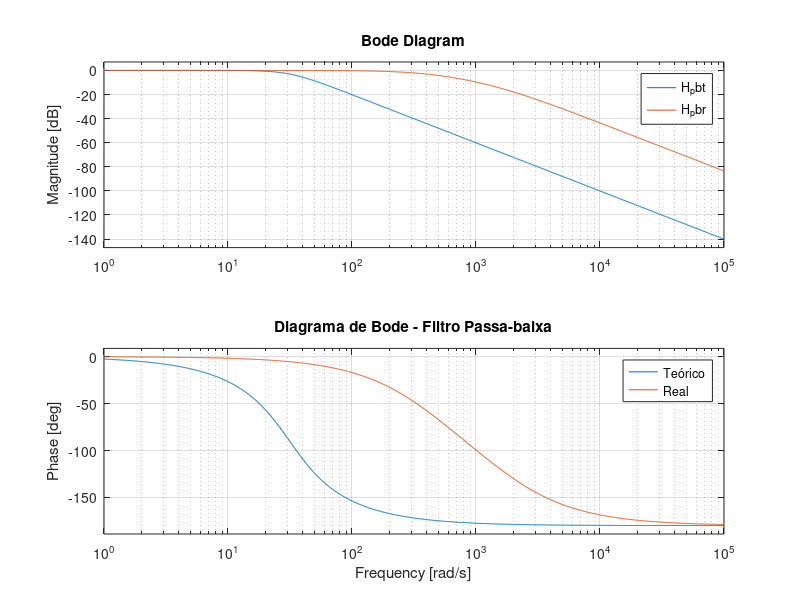
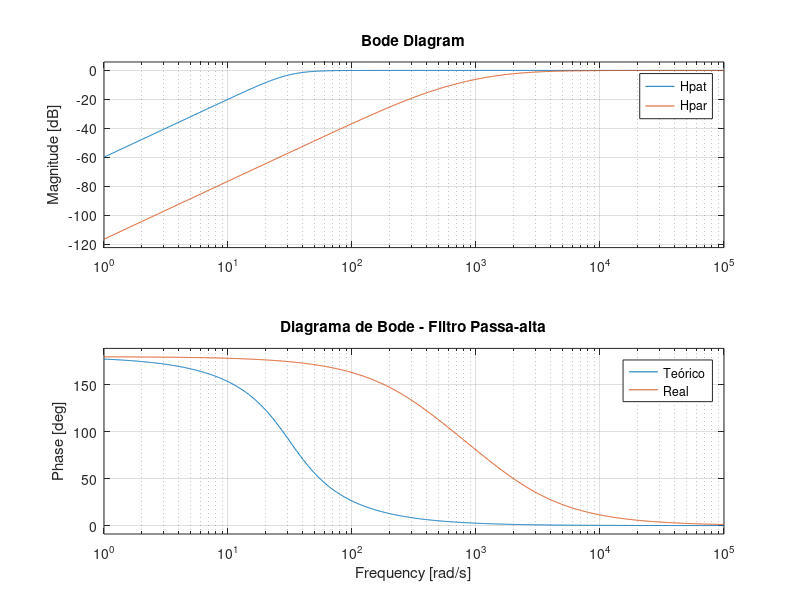

These charts were generated, in order, by the following MATLAB code:
clear;
clc;
close all;

% Filtro

%% Variaveis de inicialização

f_corte = input('Insira a frequência de corte (Hz): '); % frequencia de corte (Hz)
%char(937) = Simbolo de Ohm
z = input(['Insira a impedância da carga (', char(937) ,'): ']); % impedancia da carga

w = f_corte * 2 * pi; % frequencia de corte (rad/s)

%% Vetores dos valores comerciais

% Vetor de indutores em valor comercial (mH)
indutores = [0.10, 0.12, 0.15, 0.18, 0.22, 0.27, ...
             0.33, 0.39, 0.47, 0.56, 0.68, 0.82, ...
             1.00, 1.20, 1.50, 1.80, 2.20, 2.70, ...
             3.30, 3.90, 4.70, 5.60, 6.80, 8.20, ...
             10.0, 12.0, 15.0];

% Vetor de capacitores em valor comercial (uF)
capacitores = [1.0, 1.2, 1.5, 1.8, 2.2, 2.7, ...
    3.3, 3.9, 4.7, 5.6, 6.8, 8.2, ...
    10, 12, 15, 18, 22, 27, ...
    33, 39, 47, 56, 68, 82, ...
    100];

%% Achando os valores de L e C

% Equações de Indutância e Capacitancia obtidos a partir da análise
l = z * sqrt(2) / w;
c =  sqrt(2) / (2 * z * w);

% Achando o valor comercial mais proximo de L
[~, idxL] = min(abs(indutores - l * 1e3));
l_real = indutores(idxL) * 1e-3;

% Achando o valor comercial mais proximo de C
[~, idx] = min(abs(capacitores - c * 1e6));
c_real = capacitores(idx) * 1e-6;

% Imprime os valores teóricos e reais de Indutor e Capacitor
fprintf('\nIndutância Teorico (L): %.2f mH\n', l * 1e3);
fprintf('Indutância Real: %.2f mH\n', l_real * 1e3);
fprintf('Capacitância Teorico (C): %.2f uF\n', c * 1e6);
fprintf('Capacitancia Real: %.2f uF\n\n', c_real * 1e6);

%% Cálculo do erro gerado ao usar os componentes comerciais

l_dif = abs(l_real - l);
fprintf('Diferença entre os indutores: %.2fmH\n', l_dif * 1e3);

c_dif = abs(c_real - c);
fprintf('Diferença entre os capacitores: %.2fuF\n', c_dif * 1e6);

w_real = 1/(sqrt(l_real * c_real));
f_real = w_real / (2 * pi);
fprintf('Diferença na frequência de corte: %.2fHz\n\n', abs(f_real - f_corte));

%% Diagrama de Bode Passa-baixa

% Funções de transferência do passa-baixa

% Teórico
Npbt = [1/(l * c)];
Dpbt = [1, 1/(z * c), 1/(l * c)];
H_pbt = tf(Npbt, Dpbt);

% Real
Npbr = [1/(l_real * c_real)];
Dpbr = [1, 1/(z * c_real), 1/(l_real * c_real)];
H_pbr = tf(Npbr, Dpbr);

% Plot
figure;
bode(H_pbt, H_pbr);
title("Diagrama de Bode - Filtro Passa-baixa");
legend("Teórico", "Real");
grid on;

%% Diagrama de Bode Passa-alta 

% Funções de Transferência do Passa-alta

% Teórico
Npat = [1, 0, 0];
Dpat = [1, 1/(z * c), 1/(l * c)];
Hpat = tf(Npat, Dpat);


% Real
Npar = [1, 0, 0];
Dpar = [1, 1/(z * c_real), 1/(l_real * c_real)];
Hpar = tf(Npar, Dpar);

figure;
bode(Hpat, Hpar);
title("Diagrama de Bode - Filtro Passa-alta");
legend("Teórico", "Real");

grid on;
